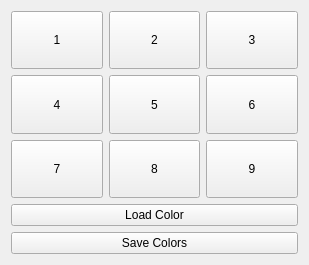
<?xml version="1.0" encoding="UTF-8"?>
<ui version="4.0">
 <class>Widget</class>
 <widget class="QWidget" name="Widget">
  <property name="geometry">
   <rect>
    <x>0</x>
    <y>0</y>
    <width>309</width>
    <height>265</height>
   </rect>
  </property>
  <property name="windowTitle">
   <string>Widget</string>
  </property>
  <layout class="QVBoxLayout" name="verticalLayout">
   <item>
    <layout class="QGridLayout" name="gridLayout">
     <item row="0" column="0">
      <widget class="QPushButton" name="pushButton1">
       <property name="sizePolicy">
        <sizepolicy hsizetype="Minimum" vsizetype="Expanding">
         <horstretch>0</horstretch>
         <verstretch>0</verstretch>
        </sizepolicy>
       </property>
       <property name="text">
        <string>1</string>
       </property>
      </widget>
     </item>
     <item row="0" column="1">
      <widget class="QPushButton" name="pushButton2">
       <property name="sizePolicy">
        <sizepolicy hsizetype="Minimum" vsizetype="Expanding">
         <horstretch>0</horstretch>
         <verstretch>0</verstretch>
        </sizepolicy>
       </property>
       <property name="text">
        <string>2</string>
       </property>
      </widget>
     </item>
     <item row="0" column="2">
      <widget class="QPushButton" name="pushButton3">
       <property name="sizePolicy">
        <sizepolicy hsizetype="Minimum" vsizetype="Expanding">
         <horstretch>0</horstretch>
         <verstretch>0</verstretch>
        </sizepolicy>
       </property>
       <property name="text">
        <string>3</string>
       </property>
      </widget>
     </item>
     <item row="1" column="0">
      <widget class="QPushButton" name="pushButton4">
       <property name="sizePolicy">
        <sizepolicy hsizetype="Minimum" vsizetype="Expanding">
         <horstretch>0</horstretch>
         <verstretch>0</verstretch>
        </sizepolicy>
       </property>
       <property name="text">
        <string>4</string>
       </property>
      </widget>
     </item>
     <item row="1" column="1">
      <widget class="QPushButton" name="pushButton5">
       <property name="sizePolicy">
        <sizepolicy hsizetype="Minimum" vsizetype="Expanding">
         <horstretch>0</horstretch>
         <verstretch>0</verstretch>
        </sizepolicy>
       </property>
       <property name="text">
        <string>5</string>
       </property>
      </widget>
     </item>
     <item row="1" column="2">
      <widget class="QPushButton" name="pushButton6">
       <property name="sizePolicy">
        <sizepolicy hsizetype="Minimum" vsizetype="Expanding">
         <horstretch>0</horstretch>
         <verstretch>0</verstretch>
        </sizepolicy>
       </property>
       <property name="text">
        <string>6</string>
       </property>
      </widget>
     </item>
     <item row="2" column="0">
      <widget class="QPushButton" name="pushButton7">
       <property name="sizePolicy">
        <sizepolicy hsizetype="Minimum" vsizetype="Expanding">
         <horstretch>0</horstretch>
         <verstretch>0</verstretch>
        </sizepolicy>
       </property>
       <property name="text">
        <string>7</string>
       </property>
      </widget>
     </item>
     <item row="2" column="1">
      <widget class="QPushButton" name="pushButton8">
       <property name="sizePolicy">
        <sizepolicy hsizetype="Minimum" vsizetype="Expanding">
         <horstretch>0</horstretch>
         <verstretch>0</verstretch>
        </sizepolicy>
       </property>
       <property name="text">
        <string>8</string>
       </property>
      </widget>
     </item>
     <item row="2" column="2">
      <widget class="QPushButton" name="pushButton9">
       <property name="sizePolicy">
        <sizepolicy hsizetype="Minimum" vsizetype="Expanding">
         <horstretch>0</horstretch>
         <verstretch>0</verstretch>
        </sizepolicy>
       </property>
       <property name="text">
        <string>9</string>
       </property>
      </widget>
     </item>
    </layout>
   </item>
   <item>
    <widget class="QPushButton" name="pushButton_11">
     <property name="text">
      <string>Load Color</string>
     </property>
    </widget>
   </item>
   <item>
    <widget class="QPushButton" name="pushButton_10">
     <property name="text">
      <string>Save Colors</string>
     </property>
    </widget>
   </item>
  </layout>
 </widget>
 <resources/>
 <connections/>
</ui>
